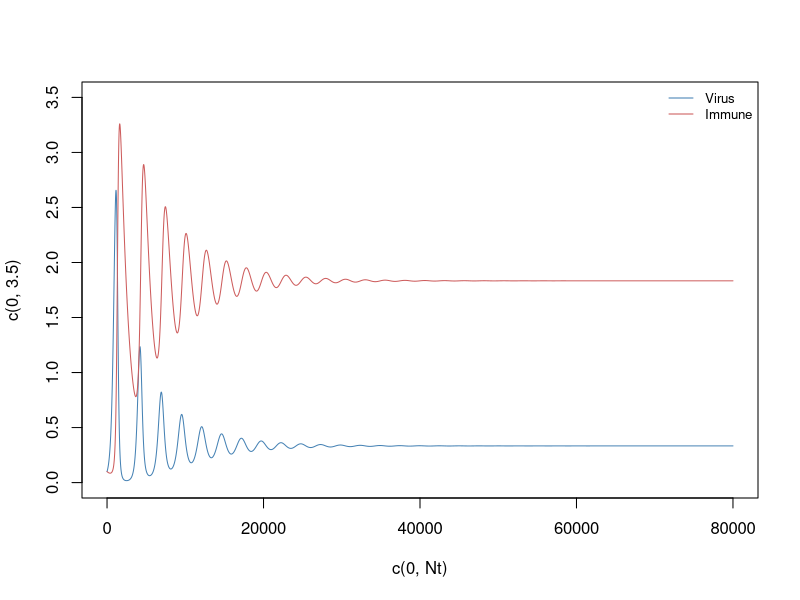

Generate this figure with R:
# Modello 6 : aleatorio di questo
#
# 3. CTL replication with susceptible and infected cells
#    based on the simplified and pessimistic model for virus replication
#
# Parametri 
{
  N=10; Nt=80000; dt=0.009
  lam=1; d=0.1; beta=0.1; a=0.2
  p=0.3; c=0.3; b=0.1
}
# Scenari 
{
  R0=(lam*beta)/(d*a)
  Q0=c*(beta*lam-a*d)-a*beta*d
  # 
  # Non c'è una risposta immunitaria:
  if (Q0<=0) {
    if (R0>1) {
      s = lam/d
      i = (lam*beta - d*a)/a*beta
      ctl = 0
    }
    if (R0<1) {
      s = lam/d
      i = 0
      ctl = 0
    }
  }
  # C'è una risposta immunitaria:
  if (Q0>0) {
    s = (lam*c)/(beta*b+c*d)
    i = b/c
    ctl = (c*(beta*lam-a*d)-a*beta*d)/(p*(beta*b+c*d))
  }
}
# Valori iniziali
{
  S=1:Nt; I=S; CTL=S
  S[1]=5; I[1]=0.1; CTL[1]=0.1
}
# Metodo di Eulero
{
  for (t in 1:(Nt-1)){
    S[t+1] = S[t] + dt*(lam - d*S[t] - beta*S[t]*I[t])
    I[t+1] = I[t] + dt*(beta*S[t]*I[t] - a*I[t] - p*I[t]*CTL[t]) 
    CTL[t+1] = CTL[t] + dt*(c*I[t]*CTL[t] - b*CTL[t])  
  }
}
# Plots 
{
  plot(c(0,Nt),c(0,3.5), type="n")
  # lines(SC,col="brown")
  lines(I,col="steelblue")
  lines(CTL,col="indianred")
  legend("topright",legend = c("Virus","Immune"), col=c("steelblue","indianred"),lty=rep(1,2),horiz=FALSE, bty='n', cex=0.8)
}
#
#